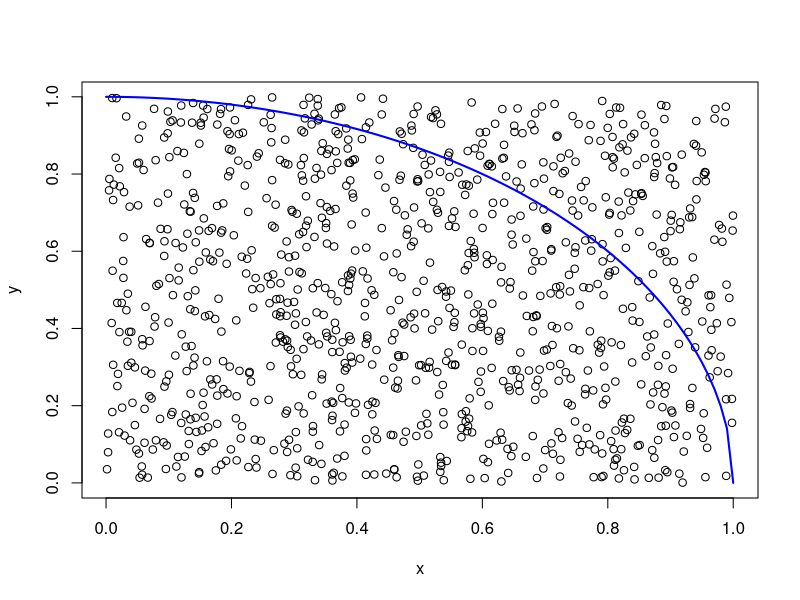

Here is the R script that generated this plot:
## 확률
# 확률은 경우의 수에서 생각할 수 있는 모든 경우의 수 중에 우리가 관심을 갖는 경우의 수가
# 차지하는 비율로 생각할 수 있다.

## == 용어
## - 시행 : 다양한 결과가 나올 수 있는 어떤 것을 실제로 하는 것을 말함.
##          ex) 주사위 던진다, 복권을 긁는다, 

## - 표본 공간 : 가능한 모든 결과의 모임. 예로 동전 던지기의 경우, 한 번 던지면 (앞, 뒤)
##              두 번 던지면 {(앞,앞),(앞,뒤),(뒤,앞),(뒤,뒤)}, 814만분의 1이 표본공간

## - 사건 : 가능한 결과들 중 어떤 요구 사항을 만족하는 것,
##          로또 복권 추첨 결과 "여섯개의 수가 연속이다", "모두 홀수가 나온다".. 등
##          중요한 것은 "사건" 이 단 하나의 결과를 의미하지 않을 수도 있다는 점

## - 배반사건 : 동시에 일어날 수 없는 두 사건. 복권에서 "모두 짝수가 나온다"는 사건과 
##              "모두 홀수가 나온다"는 사건은 동시에 일어날 수 없다는 사건관계

## - 여사건 : 어떤 사건이 일어나지 않는 것을 말함.
##            복권 추첨결과가 "모든 숫자가 짝수다"의 여사건은 "모든 숫자가 짝수인 것은 아니다"

##  수학적으로는 이들을 모두 집합으로 표현할 수 있다.

## 사건은 표본공간의 부분집합으로 정의, 공집합도 표본공간의 부분집합이기 떄문에 사건...

### 수학적 확률
# 수학적인 확률은 어떤 가능한 모든 결과의 개수로 표현할 수 있다.
# 주사위를 두 번 던졌을 경우 모든 경우의 수는 6*6 = 36, "두 값을 곱했을 때 홀수가 나온다"
# 사건을 생각해 보면 두 값을 곱했을 경우, 두 값 모두 홀수여야 한다. 이 때의 경우의 수는 3*3 = 9
# 수학적 확률 계산은 9/36 이것은 0.25가 됨을 알 수 있다.
# 다만, 여기서 중요한 포인트는 표본공간의 모든 경우가 나올 수 있는 가능성은 같아야 한다.

### 통계적 확률
# 통계적 확률은 수학적 확률에 비해 더 구체적으로 접근한다.
# 통계적 확률은 "전체 시행 횟수 중 특정 사건이 일어나는 횟수의 비율로 표현"
# 전체 시행 횟수는 n으로 , 했을 때의 특정 사건이 일어날 횟수를 r이라고 하면
# 그 사건이 일어날 비율은 r/n 이 된다.

# 일반적으로 통계적 확률은 수학적 확률과 정확히 일치하지 않는다.
# 대신 횟수를 무한정으로 늘리면 통계적 확률은 결국 수학적 확률에 근접하게 된다.

### 극한의 의미
# 통계적 확률이 수학적 확률에 한없이 가까워 진다는 이야기는 시행 횟수가 무한정 늘어나는
# 극한을 가정하기 때문이다. 두 가지 의미와 관련되어 있다.

# 첫번째 ,시행 횟수를 무한히 늘렸을 때, 수학적 확률에 통계적 확률이 근접한다.
# 하지만 , 시행 횟수가 적다면 우연에 의해서 수학적 확률에 벗어나는 경우가 종종 생긴다.
# 통계학에서는 이것을 표집오차(Sampling Error)라고 한다. 이것은 시행 횟수가 늘어날수록 점점 줄어드는 성질을 가지고 있다.
# 결국에는 0에 매우 가까워지게 된다.

# 두번째, 한 없이 가까워진다.
# 가까워진다는 말은 두 가지 의미를 포함한다. 수학적 확률과 통계적 확률간의 차이가 0에 가까워진다는 것이다.
# 단, 절대로 0이 된다는 것은 아니다.

### 큰 수의 법칙
# 큰 수의 법칙(Law of large number)은 실제 자료의 값으로 계산한 평균, 즉, 표본 평균이
# 자료의 크기가 커짐에 따라서 한 없이 특정 값에 가까워진다는 것을 말함.
# 여기서 특정 값은 확률용어로 기댓값(Expected Value)를 말합니다.
# 통계적 확률은 큰 수의 법칙의 특수한 경우에 지나지 않는데, 이유는 비율 자체가 일종의 표본 평균이기 떄문.
# 특정 값이 나오는 결과값의 합에 시행횟수로 나누면 이건 통계적 확률이 되고, 기록된 값의 평균이기도 하다.
# 애초 평균이란 자료의 총합을 자료의 갯수로 나눠준 것이기 때문이다.
# 즉, 큰 수의 법칙이 적용된다.
# 시행 횟수가 많아짐에 따라서 성공비율 또는 통계적 확률은 기댓값에 가까워진다는 것을 알 수 있다.
# 여기서 말하는 기댓값은 수학적 확률을 의미한다.

# 동전을 5회 던졌을 때의 경우 예)
# 앞 : 1, 뒤 : 0
# 시행 값 : 1 0 0 0 1
# 총합 : 2
# 평균 : 2/5 = 0.4

# 동전을 20회 던졌을 경우 예)
# 앞 : 1, 뒤 : 0
# 시행 값 : 1 1 1 0 0 1 0 1 0 0 1 0 1 1 1 1 0 0 0 1
# 총합 : 11
# 평균 : 11/20 = 0.55

## R을 이용한 시뮬레이션
# 동전 던지기 결과는 가능한 경우 두가지로 앞면, 뒷면이고, 이 둘은 서로가 서로의 여사건이다.
# 따라서 이들의 확률은 앞면이 나올 확률만 정하면, 뒷면이 나올 확률은 1에서 앞면이 나올 확률을 빼면 된다.
# 이때 확률을 P라고 하면, 이렇게 가능한 결과는 두 개 밖에 없고, 성공 확률이 정해져 있는 확률 시행을
# "베르누이 시행" 이라고 한다.

# R에서 사용하는 베르누이 시행 함수 rbinom()
# r의 의미는 랜덤, R에서 확률적 난수를 생성하는 것을 의미함.
# binom은 우리말로 이항이라고 번역되는 binomial의 축약형
# 베르누이 시행은 이항시행의 일종. 차이는 베르누이 시행에서는 한번만,
# 이항 시행에서는 여러번 할 수 있다는 점

## rbinom() 함수 형식
## rbinom(난수의 개수(시행횟수), 값의 크기, 성공 확률)
# 난수 갯수는 난수의 갯수를 의미하며, 앞에 설명한 벡터에 저장된다.
# 성공 확률은 0과 1사이의 숫자를 사용한다.

## 동전 던지기 : 5번 던진 결과, 그 확률 0.5, 0 실패, 1은 성공

x <- rbinom(1000,1,0.5)    # 시행 결과
mean(x)

## 수학적 확률로 문제 풀기
# 문제, 1 ~ 5 까지 숫자 카드를 잘 섞어서 세 장의 카드를 뽑아 세 자리의 숫자를 만들 때에
# 그 결과가 320보다 클 확률은 얼마인가?

# 전제 조건 : 각각의 카드가 뽑힐 확률을 같음

# 순열을 이용하여 계산... 조합(X)

# nPr , => n = 5, r =3 => 5 x 4 x 3 = 60 : 전체 발생하는 경우의 수

# 이중에 우리가 원하는 경우의 수는 320보다 큰 수의 값을 가지는 경우,
# 앞 첫자리의 숫자는 3~5 이상이어야 조건에 충족된다.
# 앞 첫자리가 숫자 4, 5 는 뒤에 나오는 숫자와 상관없이 조건 충족하게 된다.
# 각 4,5의 경우의 수 구하기 : 각각 경우의 수는 nPr => n=4 , r=2 => 4x3 =12
# 앞 첫자리가 3인 경우, 두번째 자리의 숫자가 1이 되면 안됨.
# 앞 첫자리가 3이고, 두번쨰 1일 경우의 수는 3이다. 전체 3일때 경우의 수 - 두번째 1일 경우
# 값은 9가 나온다. 이들을 정리하면 12 + 12 + 9 = 33

# 수학적 확률은 33/60 으로 결과는 0.55


### 통계적 확률로 문제 풀기 : 시뮬레이션
# 앞에 수학적 내용을 알지 못해도 풀 수 있는 방법
# '시행 횟수가 늘어남에 따라 통계적 확률은 수학적 확률에 한없이 가까워 진다는 사실'을 이용
# 이 경우 장점은 모든 경우의 수를 다 검토해야 하는 수고를 하지 않아도 된다는 것
# 특히, 경우의 수를 세기가 매우 복잡한 문제에서 더 유용하게 사용됨.

## 시뮬레이션 시행은 R 프로그램을 이용하여 1 ~ 5까지의 숫자를 3개 뽑아서, 그 값이 320보다
# 큰 경우를  구하는 시뮬레이션 진행.
# 이 시뮬레이션을 충분히 진행하여 비율을 계산하면 그것이 통계적 확률이 되고, 이는 수학적 확률에 근사하게 됨

## 수학적인 공식을 적용하지 않고 확률을 계산하는 방법을 "몬테카를로 시뮬레이션"
## "몬테카를로 방법" 이라고 한다.

## 시행을 위해서 R에서 따로 프로그래밍을 하지 않아도 된다.
# sample()이라는 함수가 존재.

## sample(추첨할 대상, 추첨할 개수, 복원 추출 여부)
## ** 복원 추출은 뽑은 것을 원래대로 돌려 놓은 것을 말함.
## 여기서 비복원 추출을 한다.

## 여기서는 sample(1:5, 3, replace=F)

n_simulation <- 1000
n_success <- 0
for (i in 1:n_simulation) {
    x <- sample(1:5, 3, replace=F)
    if (x[1] >= 4) n_success <- n_success + 1
    if ((x[1] == 3) & (x[2] >= 2)) n_success <- n_success + 1
}

print(n_success)
stc <- n_success / n_simulation
print(stc)


### 몬테카를로 방법을 사용하여 원주율 계산...
### 원주율 : 3.14....
## 시뮬레이션을 통해서 원주율을 구하고, 실제 원주율과 비교...
## X축과 Y축을 중심으로 2차원 좌표 평면을 생각합니다. 가로 축과 세로 축의 길이가 1인
## 정사각형을 생각합니다. 이 정사각형의 원점을 중심으로 반지름이 1인 원을 그리면,
## 온전한 원이 아닌 사분원이 된다.
## 가로 세로 길이 1인 정사각형에 매우 작은 입자를 뿌린다고 생각
## 이 입자는 무작위로 뿌린다는것을 가정하고, 안쪽에 뿌려진 입자의 비율이 사분원의 넓이라고 추측할 수 있다.

## R에서 이런 동작을 하는 runif(1)
## 이 함수는 0에서 1 사이의 무작위 숫자를 하나를 선택. 이것을 좌표 x,y에 대입하면
## 입자를 무작위로 뿌리는 것과 같은 효과를 가져옴.

n_sim <- 1000
x <- vector(length = n_sim)
y <- vector(length = n_sim)
res <- 0
for(i in 1:n_sim) {
    x[i] <- runif(1)
    y[i] <- runif(1)
    if(x[i]^2 + y[i]^2 < 1) res <- res + 1
}

4 * res / n_sim

circle <- function(x) sqrt(1-x^2)
plot(x, y, xlab="x", ylab="y")
curve(circle, from =0, to = 1, add=T, col="blue",lwd=2)



## 몬티홀 문제....

## 바꾸지 않고 처음 문을 고른 경우
n_simul <- 1000
doors <- 1:3
success <- 0
success2 <- 0
for (i in 1:n_simul) {
    # 세 개의 문 중에 차의 위치를 선택
    car <- sample(doors, 1)
    
    # 차가 없는 곳에 염소들을 배치
    if (car == 1) {
        goat <- c(2,3)
    } else if (car == 2) {
        goat <- c(1,3)
    }else{
        goat <- c(1,2)
    }

    # 참가자가 문을 선택
    pick <- sample(doors,1)

    # 참가자가 고르지 않은 문 중 염소가 있는 문을 찾는다.
    goat_not_picked <- goat[goat != pick]

    # 참가자가 고르지 않은 문 중 염소가 있는 문 하나를 열어준다.
    if (length(goat_not_picked) > 1) {
        open <- sample(goat_not_picked, 1)
    } else {
        open <- goat_not_picked
    }

    # 바꾸지 않고 처음 고른 문이 차가 있는 문이면 "성공"
    if (pick == car) success <- success + 1

    # 바꿔서 "성공"
    pick <- doors[(doors != pick)&(doors != open)]

    if(pick == car) success2 <- success2 +1
}
success/n_simul
success2/n_simul

## 심슨의 역설




### 생일 역설 : 왜 드물게 보이는 사건은 꼭 일어나는가?
# 한 반에 20명의 학생이 있을 때의 생일이 겹치는 학생이 한 명도 없을 확률은?
# (365-1)/365 * (365-2)/365 * ... * (365-19)/365
# 결과는 약 58.9%

n <- 30
res <- 1
for (i in 1:(n-1)){
    res <- res * (365 - i) / 365
}

res


